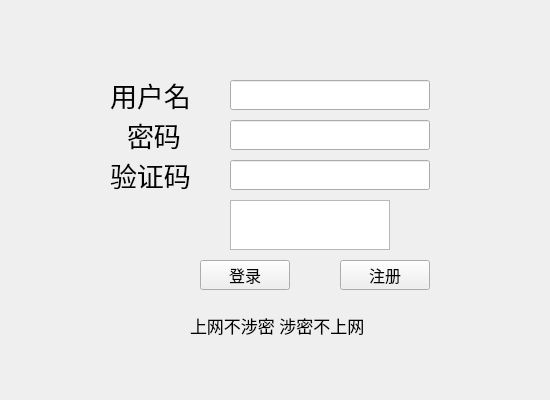
<?xml version="1.0" encoding="UTF-8"?>
<ui version="4.0">
 <class>MainWindow</class>
 <widget class="QMainWindow" name="MainWindow">
  <property name="geometry">
   <rect>
    <x>0</x>
    <y>0</y>
    <width>550</width>
    <height>400</height>
   </rect>
  </property>
  <property name="minimumSize">
   <size>
    <width>550</width>
    <height>400</height>
   </size>
  </property>
  <property name="maximumSize">
   <size>
    <width>550</width>
    <height>400</height>
   </size>
  </property>
  <property name="windowTitle">
   <string>MainWindow</string>
  </property>
  <property name="styleSheet">
   <string notr="true"/>
  </property>
  <widget class="QWidget" name="centralwidget">
   <property name="styleSheet">
    <string notr="true"/>
   </property>
   <widget class="QLabel" name="label">
    <property name="geometry">
     <rect>
      <x>0</x>
      <y>0</y>
      <width>550</width>
      <height>400</height>
     </rect>
    </property>
    <property name="minimumSize">
     <size>
      <width>550</width>
      <height>400</height>
     </size>
    </property>
    <property name="maximumSize">
     <size>
      <width>550</width>
      <height>400</height>
     </size>
    </property>
    <property name="styleSheet">
     <string notr="true"/>
    </property>
    <property name="text">
     <string/>
    </property>
   </widget>
   <widget class="QLabel" name="label_2">
    <property name="geometry">
     <rect>
      <x>110</x>
      <y>80</y>
      <width>101</width>
      <height>30</height>
     </rect>
    </property>
    <property name="font">
     <font>
      <family>华光隶书_CNKI</family>
      <pointsize>20</pointsize>
      <weight>50</weight>
      <bold>false</bold>
     </font>
    </property>
    <property name="text">
     <string>用户名</string>
    </property>
   </widget>
   <widget class="QLineEdit" name="userlineEdit">
    <property name="geometry">
     <rect>
      <x>230</x>
      <y>80</y>
      <width>200</width>
      <height>30</height>
     </rect>
    </property>
    <property name="font">
     <font>
      <pointsize>12</pointsize>
     </font>
    </property>
    <property name="text">
     <string/>
    </property>
   </widget>
   <widget class="QLabel" name="label_4">
    <property name="geometry">
     <rect>
      <x>190</x>
      <y>310</y>
      <width>241</width>
      <height>31</height>
     </rect>
    </property>
    <property name="font">
     <font>
      <family>华光淡古印_CNKI</family>
      <pointsize>13</pointsize>
     </font>
    </property>
    <property name="text">
     <string>上网不涉密 涉密不上网</string>
    </property>
   </widget>
   <widget class="QPushButton" name="LoginButton">
    <property name="geometry">
     <rect>
      <x>200</x>
      <y>260</y>
      <width>90</width>
      <height>30</height>
     </rect>
    </property>
    <property name="font">
     <font>
      <pointsize>12</pointsize>
     </font>
    </property>
    <property name="styleSheet">
     <string notr="true"/>
    </property>
    <property name="text">
     <string>登录</string>
    </property>
   </widget>
   <widget class="QLabel" name="label_5">
    <property name="geometry">
     <rect>
      <x>110</x>
      <y>160</y>
      <width>111</width>
      <height>30</height>
     </rect>
    </property>
    <property name="font">
     <font>
      <family>华光隶书_CNKI</family>
      <pointsize>20</pointsize>
      <weight>50</weight>
      <bold>false</bold>
     </font>
    </property>
    <property name="text">
     <string>验证码</string>
    </property>
   </widget>
   <widget class="QGraphicsView" name="graphicsView">
    <property name="geometry">
     <rect>
      <x>230</x>
      <y>200</y>
      <width>160</width>
      <height>50</height>
     </rect>
    </property>
   </widget>
   <widget class="QLineEdit" name="verlineEdit">
    <property name="geometry">
     <rect>
      <x>230</x>
      <y>160</y>
      <width>200</width>
      <height>30</height>
     </rect>
    </property>
    <property name="font">
     <font>
      <pointsize>11</pointsize>
     </font>
    </property>
    <property name="text">
     <string/>
    </property>
   </widget>
   <widget class="QLabel" name="pwdlabel">
    <property name="geometry">
     <rect>
      <x>127</x>
      <y>120</y>
      <width>71</width>
      <height>30</height>
     </rect>
    </property>
    <property name="font">
     <font>
      <family>华光隶书_CNKI</family>
      <pointsize>20</pointsize>
      <weight>50</weight>
      <bold>false</bold>
     </font>
    </property>
    <property name="text">
     <string>密码</string>
    </property>
   </widget>
   <widget class="QLineEdit" name="pwdlineEdit">
    <property name="geometry">
     <rect>
      <x>230</x>
      <y>120</y>
      <width>200</width>
      <height>30</height>
     </rect>
    </property>
    <property name="font">
     <font>
      <pointsize>12</pointsize>
     </font>
    </property>
    <property name="text">
     <string/>
    </property>
   </widget>
   <widget class="QPushButton" name="RegButton">
    <property name="geometry">
     <rect>
      <x>340</x>
      <y>260</y>
      <width>90</width>
      <height>30</height>
     </rect>
    </property>
    <property name="font">
     <font>
      <pointsize>12</pointsize>
     </font>
    </property>
    <property name="styleSheet">
     <string notr="true"/>
    </property>
    <property name="text">
     <string>注册</string>
    </property>
   </widget>
   <zorder>label</zorder>
   <zorder>label_2</zorder>
   <zorder>userlineEdit</zorder>
   <zorder>label_4</zorder>
   <zorder>label_5</zorder>
   <zorder>LoginButton</zorder>
   <zorder>graphicsView</zorder>
   <zorder>verlineEdit</zorder>
   <zorder>pwdlabel</zorder>
   <zorder>pwdlineEdit</zorder>
   <zorder>RegButton</zorder>
  </widget>
 </widget>
 <resources/>
 <connections/>
</ui>
